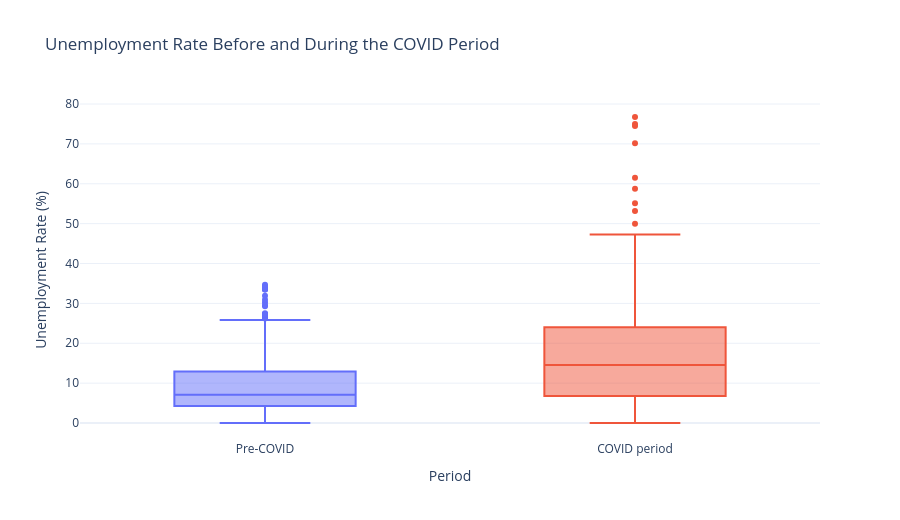

This figure's notebook cell:
### Markdown cell above
### COVID-19 Comparison

This box plot gives us a clearer visual comparison between the two periods.

### Code cell
fig = px.box(
    df,
    x="Period",
    y="Unemployment_Rate",
    color="Period",
    points="outliers",
    title="Unemployment Rate Before and During the COVID Period",
    labels={"Period": "Period", "Unemployment_Rate": "Unemployment Rate (%)"},
    template="plotly_white")
fig.update_layout(showlegend=False, height=520)
fig.show()

### Figure 1 — Plotly figure (JSON) as saved in the notebook; plotly's stock layout.template omitted (floating-point values rounded to 4 significant figures; data arrays with more than 128 entries replaced by an {"elided": "..."} marker saying what was removed)
{"data": [{"alignmentgroup": "True", "boxpoints": "outliers", "hovertemplate": "Period=%{x}<br>Unemployment Rate (%)=%{y}<extra></extra>", "legendgroup": "Pre-COVID", "marker": {"color": "#636efa"}, "name": "Pre-COVID", "notched": false, "offsetgroup": "Pre-COVID", "orientation": "v", "showlegend": true, "type": "box", "x": {"elided": "536 str values"}, "x0": " ", "xaxis": "x", "y": {"elided": "536 float values"}, "y0": " ", "yaxis": "y"}, {"alignmentgroup": "True", "boxpoints": "outliers", "hovertemplate": "Period=%{x}<br>Unemployment Rate (%)=%{y}<extra></extra>", "legendgroup": "COVID period", "marker": {"color": "#EF553B"}, "name": "COVID period", "notched": false, "offsetgroup": "COVID period", "orientation": "v", "showlegend": true, "type": "box", "x": {"elided": "204 str values"}, "x0": " ", "xaxis": "x", "y": {"elided": "204 float values"}, "y0": " ", "yaxis": "y"}], "layout": {"boxmode": "overlay", "height": 520, "legend": {"title": {"text": "Period"}, "tracegroupgap": 0}, "showlegend": false, "title": {"text": "Unemployment Rate Before and During the COVID Period"}, "xaxis": {"anchor": "y", "categoryarray": ["Pre-COVID", "COVID period"], "categoryorder": "array", "domain": [0, 1], "title": {"text": "Period"}}, "yaxis": {"anchor": "x", "domain": [0, 1], "title": {"text": "Unemployment Rate (%)"}}}}
